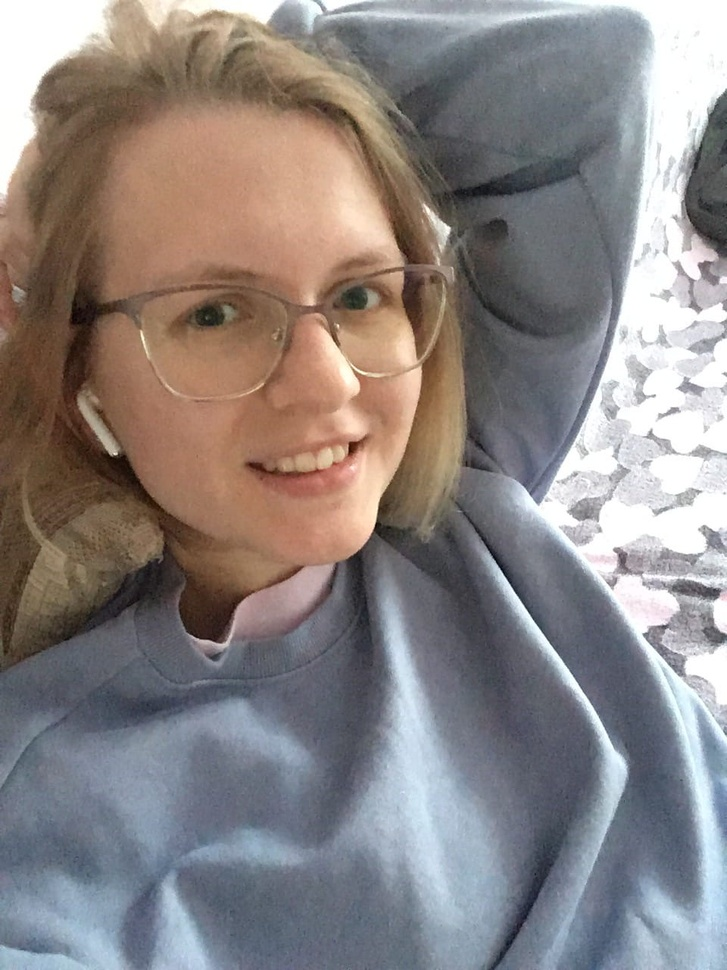
#> input picture haar/example.jpg, 727 x 970 px, shrunk from 960 x 1280 before the run
$ python casacade.py
#> lines starting #> are read from the running program, lines starting #| are printed output that depends on the picture; after the words box and inside, x2 and y2 are one past the last pixel; in counts of white or black regions, pixels touching at a corner belong together
import cv2

face_cascade = cv2.CascadeClassifier(cv2.data.haarcascades + 'haarcascade_frontalface_default.xml')


img = cv2.imread('example.jpg')
#> img is the input picture: shape (970, 727, 3); mean B, G, R 130.3, 131.7, 138.9
gray = cv2.cvtColor(img, cv2.COLOR_BGR2GRAY)
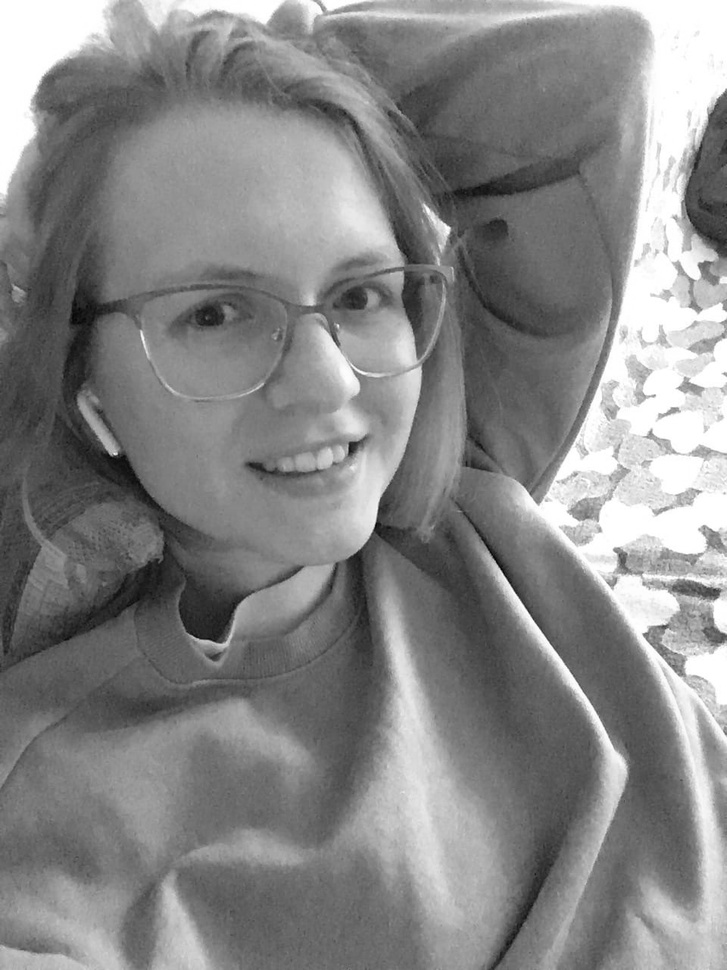
#> gray: shape (970, 727); min 4, max 255, mean 133.7

faces = face_cascade.detectMultiScale(gray, 1.3, 5)
#> faces = [[90, 151, 405, 405]]
for (x, y, w, h) in faces:
    img = cv2.rectangle(img, (x, y), (x+w, y+h), (255, 0, 0), 2)
    roi_gray = gray[y:y+h, x:x+w]
    roi_color = img[y:y+h, x:x+w]
#> this loop made 1 pass
#> pass 1, `img = cv2.rectangle(img, (x, y), (x+w, y+h), (255, 0, 0), 2)`:
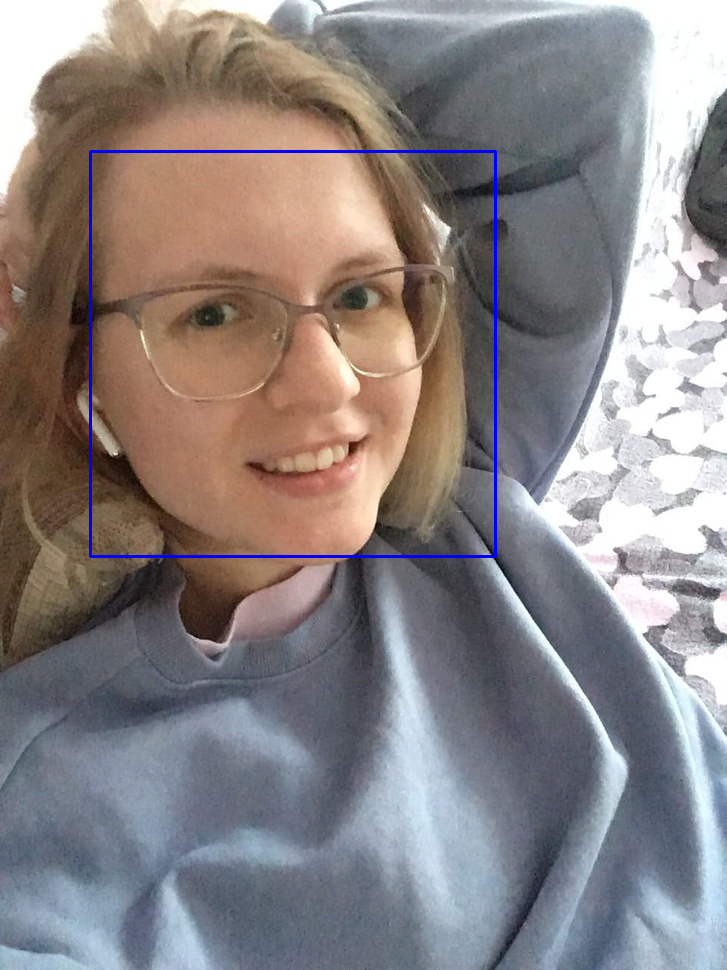
#> img: shape (970, 727, 3); 0.69% of pixels changed, all inside (x1, y1, x2, y2) = (89, 150, 497, 558)
#> pass 1, `roi_gray = gray[y:y+h, x:x+w]`:
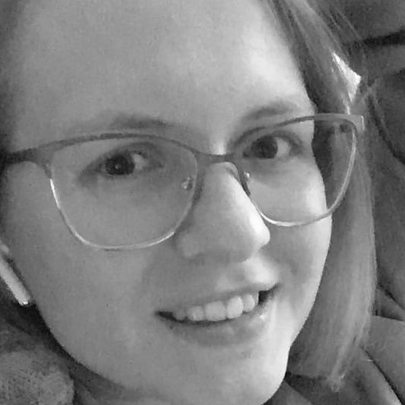
#> roi_gray: shape (405, 405); min 5, max 254, mean 126.8
#> pass 1, `roi_color = img[y:y+h, x:x+w]`:
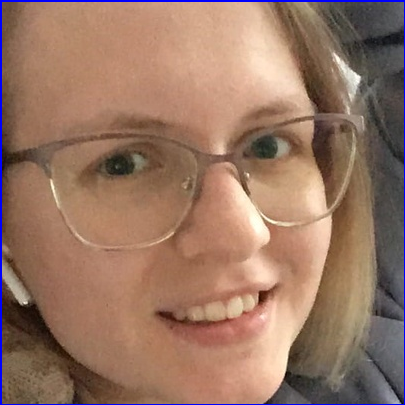
#> roi_color: shape (405, 405, 3); mean B, G, R 99.7, 117.6, 151.7


cv2.imshow('img', img)
cv2.waitKey(0)
cv2.destroyAllWindows()
